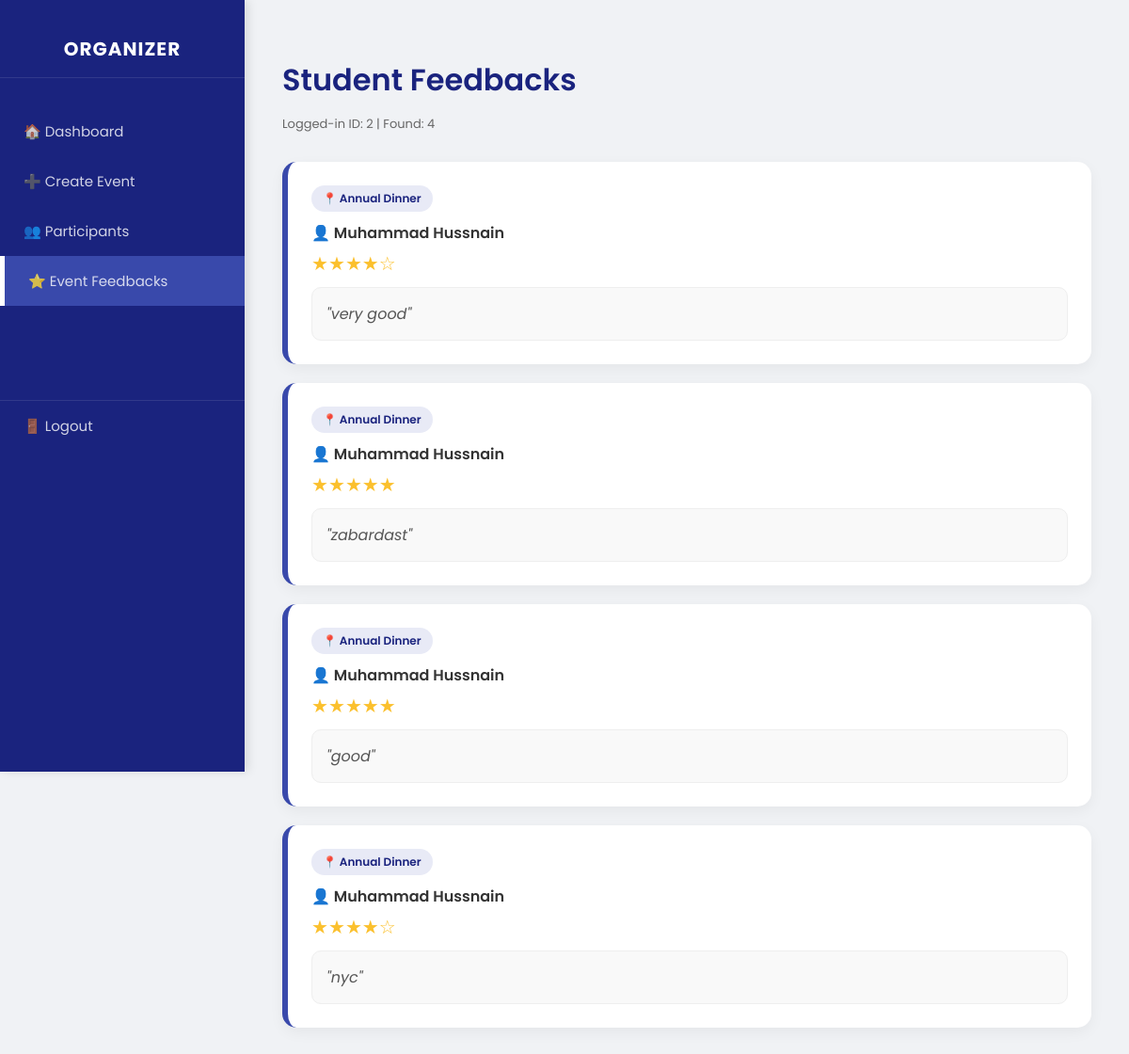
Screenshot of /view_feedbacks.php (signed in) with the database file from the repository.
### tables this page shows
CREATE TABLE `feedback` (
  `Feedback_ID` int(11) NOT NULL,
  `Event_ID` int(11) DEFAULT NULL,
  `Student_ID` int(11) DEFAULT NULL,
  `Rating` int(11) DEFAULT NULL CHECK (`Rating` >= 1 and `Rating` <= 5),
  `Comments` text DEFAULT NULL,
  `Submission_Date` timestamp NOT NULL DEFAULT current_timestamp()
);

CREATE TABLE `events` (
  `Event_ID` int(11) NOT NULL,
  `Title` varchar(100) DEFAULT NULL,
  `Description` text DEFAULT NULL,
  `Date` date DEFAULT NULL,
  `Time` time DEFAULT NULL,
  `Venue` varchar(100) DEFAULT NULL,
  `Capacity` int(11) DEFAULT NULL,
  `Status` enum('Pending','Approved','Rejected') DEFAULT 'Pending',
  `Organizer_ID` int(11) DEFAULT NULL
);

CREATE TABLE `users` (
  `User_ID` int(11) NOT NULL,
  `Name` varchar(100) DEFAULT NULL,
  `Email` varchar(100) DEFAULT NULL,
  `Password` varchar(255) DEFAULT NULL,
  `Role` enum('Admin','Organizer','Student') DEFAULT NULL,
  `Department` varchar(100) DEFAULT NULL,
  `Contact_No` varchar(20) DEFAULT NULL,
  `reset_token` varchar(255) DEFAULT NULL
);

### view_feedbacks.php (the view, shortened to what this page needs)
<?php
include 'config.php';
$user_id = $_SESSION['user_id'];
$sql = "SELECT Feedback.*, Events.Title as Event_Title, Users.Name as Student_Name
        FROM Feedback
        JOIN Events ON Feedback.Event_ID = Events.Event_ID
        JOIN Users ON Feedback.Student_ID = Users.User_ID
        WHERE Events.Organizer_ID = '$user_id'
        ORDER BY Feedback.Feedback_ID DESC";
$result = $conn->query($sql);
?>
<!DOCTYPE html>
<html lang="en">
<head>
</head>
<body>
    <div class="sidebar">
        <h2>ORGANIZER</h2>
        <a href="organizer_dashboard.php">🏠 Dashboard</a>
        <a href="create_event.php">➕ Create Event</a>
        <a href="manage_participants.php">👥 Participants</a>
        <a href="view_feedbacks.php" class="active">⭐ Event Feedbacks</a>
        <a href="logout.php" style="margin-top: 100px; border-top: 1px solid rgba(255,255,255,0.1);">🚪 Logout</a>
    </div>
    <div class="main-content">
        <h1>Student Feedbacks</h1>
        <p class="debug-info">Logged-in ID: <?php echo $user_id; ?> | Found: <?php echo $result->num_rows; ?></p>
        <?php if($result && $result->num_rows > 0): ?>
            <?php while($row = $result->fetch_assoc()): ?>
                <div class="feedback-card">
                    <span class="event-tag">📍 <?php echo htmlspecialchars($row['Event_Title']); ?></span>
                    <span class="student-name">👤 <?php echo htmlspecialchars($row['Student_Name']); ?></span>
                    <div class="stars">
                        <?php
                        $rating = $row['Rating'];
                        for($i=1; $i<=5; $i++) {
                            echo ($i <= $rating) ? "★" : "☆";
                        }
                        ?>
                    </div>
                    <div class="comment-box">
                        "<?php echo htmlspecialchars($row['Comments']); ?>"
                    </div>
                </div>
            <?php endwhile; ?>
        <?php endif; ?>
    </div>
</body>
</html>

### view_feedbacks.php (style rules this page uses)
:root { --primary: #1a237e; --accent: #3949ab; --bg: #f0f2f5; --star: #fbc02d; }
body { font-family: 'Poppins', sans-serif; margin: 0; display: flex; background-color: var(--bg); }
.sidebar { width: 260px; background: var(--primary); height: 100vh; color: white; position: fixed; padding-top: 20px; box-shadow: 4px 0 10px rgba(0,0,0,0.1); }
.sidebar h2 { text-align: center; font-size: 20px; letter-spacing: 1px; margin-bottom: 30px; border-bottom: 1px solid rgba(255,255,255,0.1); padding-bottom: 15px; }
.sidebar a { display: block; color: rgba(255,255,255,0.8); padding: 15px 25px; text-decoration: none; transition: 0.3s; font-size: 15px; }
.active { background: var(--accent); color: white; border-left: 5px solid white; }
.main-content { margin-left: 260px; flex: 1; padding: 40px; }
h1 { color: var(--primary); margin-bottom: 10px; font-weight: 600; }
.debug-info { color: #666; font-size: 13px; margin-bottom: 30px; }
.feedback-card { background: white; padding: 25px; border-radius: 15px; margin-bottom: 20px; box-shadow: 0 5px 15px rgba(0,0,0,0.05); border-left: 6px solid var(--accent); transition: 0.3s; }
.event-tag { font-size: 12px; background: #e8eaf6; color: var(--primary); padding: 5px 12px; border-radius: 20px; font-weight: 600; display: inline-block; margin-bottom: 10px; }
.student-name { font-size: 16px; font-weight: 600; color: #333; display: block; margin-bottom: 5px; }
.stars { color: var(--star); font-size: 20px; margin-bottom: 10px; }
.comment-box { background: #f9f9f9; padding: 15px; border-radius: 10px; color: #555; font-style: italic; border: 1px solid #eee; }

### rows the page displays
feedback: Event_ID.Title "Annual Dinner", Student_ID.Name "Muhammad Hussnain", Rating 4 (drawn), Comments "very good"
feedback: Event_ID.Title "Annual Dinner", Student_ID.Name "Muhammad Hussnain", Comments "zabardast"
feedback: Event_ID.Title "Annual Dinner", Student_ID.Name "Muhammad Hussnain", Comments "good"
feedback: Event_ID.Title "Annual Dinner", Student_ID.Name "Muhammad Hussnain", Rating 4 (drawn), Comments "nyc"

### other values shown
$user_id "2"
$result->num_rows "4"
